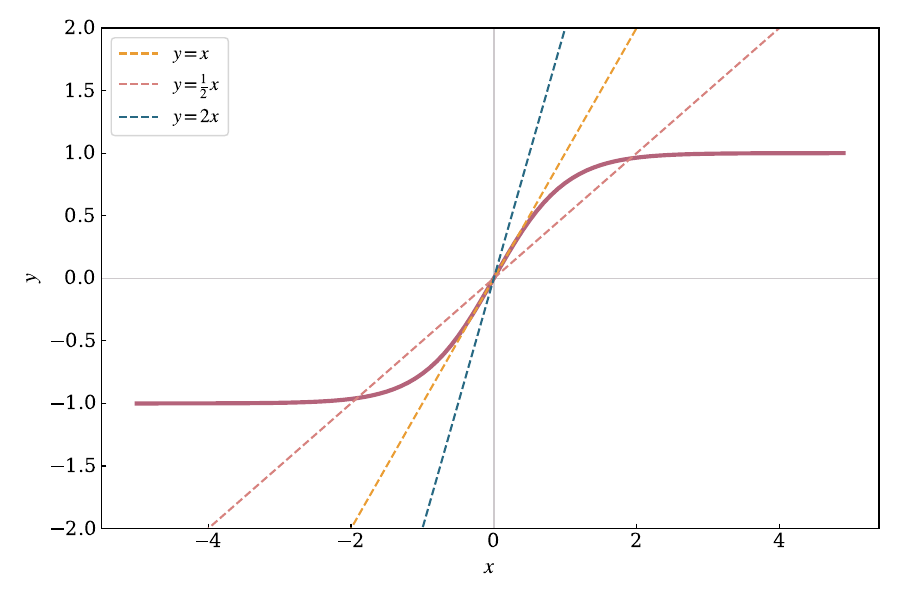

Recreate this plot in Python.
from pathlib import Path

import matplotlib.pyplot as plt
import numpy as np

from figures import common

colors, markers = common.setup_pyplot()

xs = np.arange(-5, 5, 0.1)
tanh = np.tanh(xs)

plt.axhline(y=0, linewidth=1, color="#cecacd")
plt.axvline(x=0, linewidth=1, color="#cecacd")

plt.plot(xs, tanh, linewidth=3)

plt.plot(xs, xs, "--", label="$y=x$")
plt.plot(xs, 0.5 * xs, "--", label=r"$y=\frac{1}{2}x$")
plt.plot(xs, 2 * xs, "--", label=r"$y=2x$")

plt.grid(False)

plt.xlabel(r"$x$")
plt.ylabel(r"$y$")

plt.ylim(-2, 2)

plt.legend()

plt.tight_layout()
plt.savefig(Path("figures") / "tanh_mean_field.pdf", dpi=300)
# plt.show()
